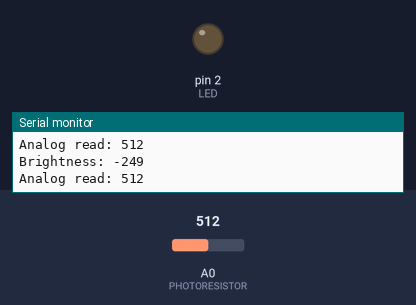
The sketch below on a simulated Arduino Uno, built with avr-gcc and run on an emulated ATmega328P. Parts: output pins drawn as LEDs (lit = HIGH), the last lines printed to the serial monitor. The test bench sets the inputs (shaded band); at power-on: A0 (PHOTORESISTOR) = 512.

Above: at 1.2 s.
1.3 s: A0 (PHOTORESISTOR) set to 128
4.3 s: A0 (PHOTORESISTOR) set to 106
At 5.5 s:
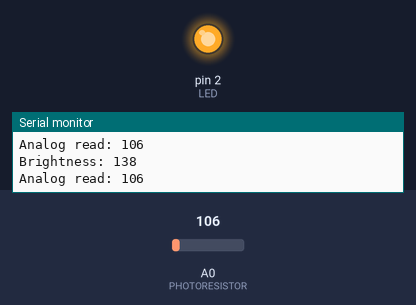
5.8 s: A0 (PHOTORESISTOR) set to 122
At 6.4 s:
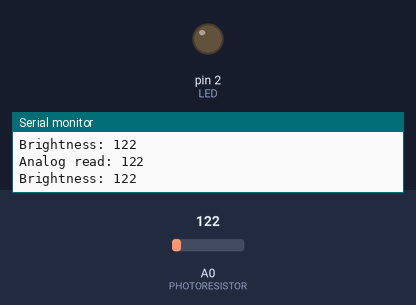
8.8 s: A0 (PHOTORESISTOR) set to 0
At 9.4 s:
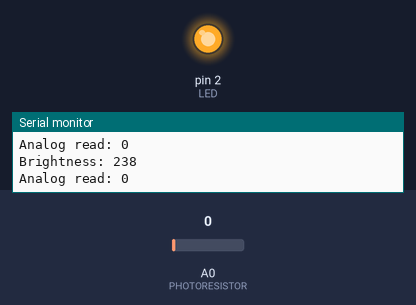
Timing chart, 0 to 11.3 s (numbered marks = the images above; inputs shaded):
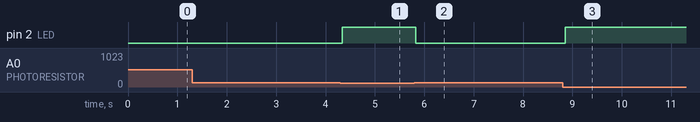

The sketch:

09.Fotorezystor.ino
```cpp
#define PHOTORESISTOR A0
#define LED 2

int analogValue = 0;
int brightness;

void setup() {
  pinMode(LED, OUTPUT);
  digitalWrite(LED, LOW);
  Serial.begin(9600);
}

void loop() {
  analogValue = analogRead(PHOTORESISTOR);
  Serial.print("Analog read: ");
  Serial.println(analogValue);
  brightness = map(analogValue, 40, 250, 200, 0); // map(value, fromLow, fromHigh, toLow, toHigh)
  Serial.print("Brightness: ");
  Serial.println(brightness);
  analogWrite(LED, brightness);
  delay(10);
}
```

Measured:
- the behaviour switches between 117 and 116 on A0 (PHOTORESISTOR) (found by bisection; images 0 and 1)
- after the input at 4.3 s, pin 2 (LED): LOW → HIGH at once
- after the input at 5.8 s, pin 2 (LED): HIGH → LOW at once
- after the input at 8.8 s, pin 2 (LED): LOW → HIGH after 0.05 s
